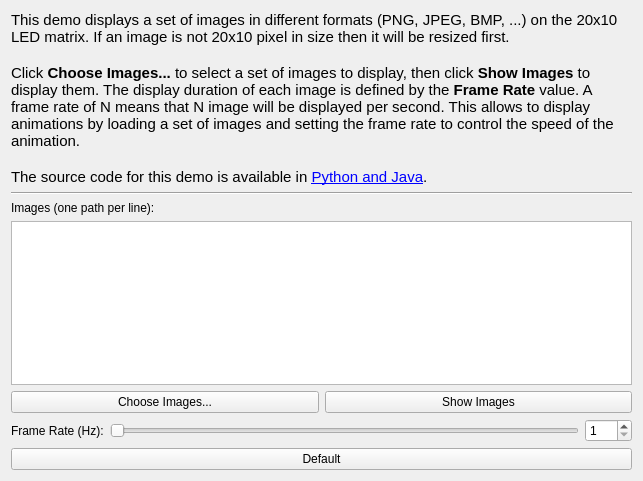
<?xml version="1.0" encoding="UTF-8"?>
<ui version="4.0">
 <class>Images</class>
 <widget class="QWidget" name="Images">
  <property name="geometry">
   <rect>
    <x>0</x>
    <y>0</y>
    <width>643</width>
    <height>481</height>
   </rect>
  </property>
  <property name="windowTitle">
   <string>Form</string>
  </property>
  <layout class="QVBoxLayout" name="verticalLayout">
   <item>
    <widget class="QLabel" name="label">
     <property name="sizePolicy">
      <sizepolicy hsizetype="MinimumExpanding" vsizetype="MinimumExpanding">
       <horstretch>0</horstretch>
       <verstretch>1</verstretch>
      </sizepolicy>
     </property>
     <property name="text">
      <string>&lt;!DOCTYPE HTML PUBLIC &quot;-//W3C//DTD HTML 4.0//EN&quot; &quot;http://www.w3.org/TR/REC-html40/strict.dtd&quot;&gt;
&lt;html&gt;&lt;head&gt;&lt;meta name=&quot;qrichtext&quot; content=&quot;1&quot; /&gt;&lt;style type=&quot;text/css&quot;&gt;
p, li { white-space: pre-wrap; }
&lt;/style&gt;&lt;/head&gt;&lt;body style=&quot; font-family:'Ubuntu'; font-size:11pt; font-weight:400; font-style:normal;&quot;&gt;
&lt;p style=&quot; margin-top:0px; margin-bottom:0px; margin-left:0px; margin-right:0px; -qt-block-indent:0; text-indent:0px;&quot;&gt;This demo displays a set of images in different formats (PNG, JPEG, BMP, ...) on the 20x10 LED matrix. If an image is not 20x10 pixel in size then it will be resized first.&lt;/p&gt;
&lt;p style=&quot;-qt-paragraph-type:empty; margin-top:0px; margin-bottom:0px; margin-left:0px; margin-right:0px; -qt-block-indent:0; text-indent:0px;&quot;&gt;&lt;/p&gt;
&lt;p style=&quot; margin-top:0px; margin-bottom:0px; margin-left:0px; margin-right:0px; -qt-block-indent:0; text-indent:0px;&quot;&gt;Click &lt;span style=&quot; font-weight:600;&quot;&gt;Choose Images...&lt;/span&gt; to select a set of images to display, then click &lt;span style=&quot; font-weight:600;&quot;&gt;Show Images&lt;/span&gt; to display them. The display duration of each image is defined by the &lt;span style=&quot; font-weight:600;&quot;&gt;Frame Rate&lt;/span&gt; value. A frame rate of N means that N image will be displayed per second. This allows to display animations by loading a set of images and setting the frame rate to control the speed of the animation.&lt;/p&gt;
&lt;p style=&quot;-qt-paragraph-type:empty; margin-top:0px; margin-bottom:0px; margin-left:0px; margin-right:0px; -qt-block-indent:0; text-indent:0px;&quot;&gt;&lt;/p&gt;
&lt;p style=&quot; margin-top:0px; margin-bottom:0px; margin-left:0px; margin-right:0px; -qt-block-indent:0; text-indent:0px;&quot;&gt;The source code for this demo is available in &lt;a href=&quot;http://www.tinkerforge.com/en/doc/Kits/Blinkenlights/Blinkenlights.html#display-images&quot;&gt;&lt;span style=&quot; text-decoration: underline; color:#0000ff;&quot;&gt;Python and Java&lt;/span&gt;&lt;/a&gt;.&lt;/p&gt;&lt;/body&gt;&lt;/html&gt;</string>
     </property>
     <property name="alignment">
      <set>Qt::AlignLeading|Qt::AlignLeft|Qt::AlignTop</set>
     </property>
     <property name="wordWrap">
      <bool>true</bool>
     </property>
     <property name="openExternalLinks">
      <bool>true</bool>
     </property>
    </widget>
   </item>
   <item>
    <widget class="Line" name="line">
     <property name="orientation">
      <enum>Qt::Horizontal</enum>
     </property>
    </widget>
   </item>
   <item>
    <widget class="QLabel" name="label_3">
     <property name="text">
      <string>Images (one path per line):</string>
     </property>
    </widget>
   </item>
   <item>
    <widget class="QTextEdit" name="text_edit_files"/>
   </item>
   <item>
    <layout class="QHBoxLayout" name="horizontalLayout_2">
     <item>
      <widget class="QPushButton" name="button_choose">
       <property name="text">
        <string>Choose Images...</string>
       </property>
      </widget>
     </item>
     <item>
      <widget class="QPushButton" name="button_show">
       <property name="text">
        <string>Show Images</string>
       </property>
      </widget>
     </item>
    </layout>
   </item>
   <item>
    <layout class="QGridLayout" name="gridLayout">
     <item row="0" column="0">
      <widget class="QLabel" name="label_2">
       <property name="text">
        <string>Frame Rate (Hz):</string>
       </property>
      </widget>
     </item>
     <item row="0" column="2">
      <widget class="QSpinBox" name="spinbox_frame_rate">
       <property name="minimum">
        <number>1</number>
       </property>
       <property name="maximum">
        <number>100</number>
       </property>
       <property name="value">
        <number>1</number>
       </property>
      </widget>
     </item>
     <item row="0" column="1">
      <widget class="QSlider" name="slider_frame_rate">
       <property name="minimum">
        <number>1</number>
       </property>
       <property name="maximum">
        <number>100</number>
       </property>
       <property name="value">
        <number>1</number>
       </property>
       <property name="tracking">
        <bool>true</bool>
       </property>
       <property name="orientation">
        <enum>Qt::Horizontal</enum>
       </property>
      </widget>
     </item>
    </layout>
   </item>
   <item>
    <widget class="QPushButton" name="button_default">
     <property name="text">
      <string>Default</string>
     </property>
    </widget>
   </item>
  </layout>
 </widget>
 <resources/>
 <connections/>
</ui>
